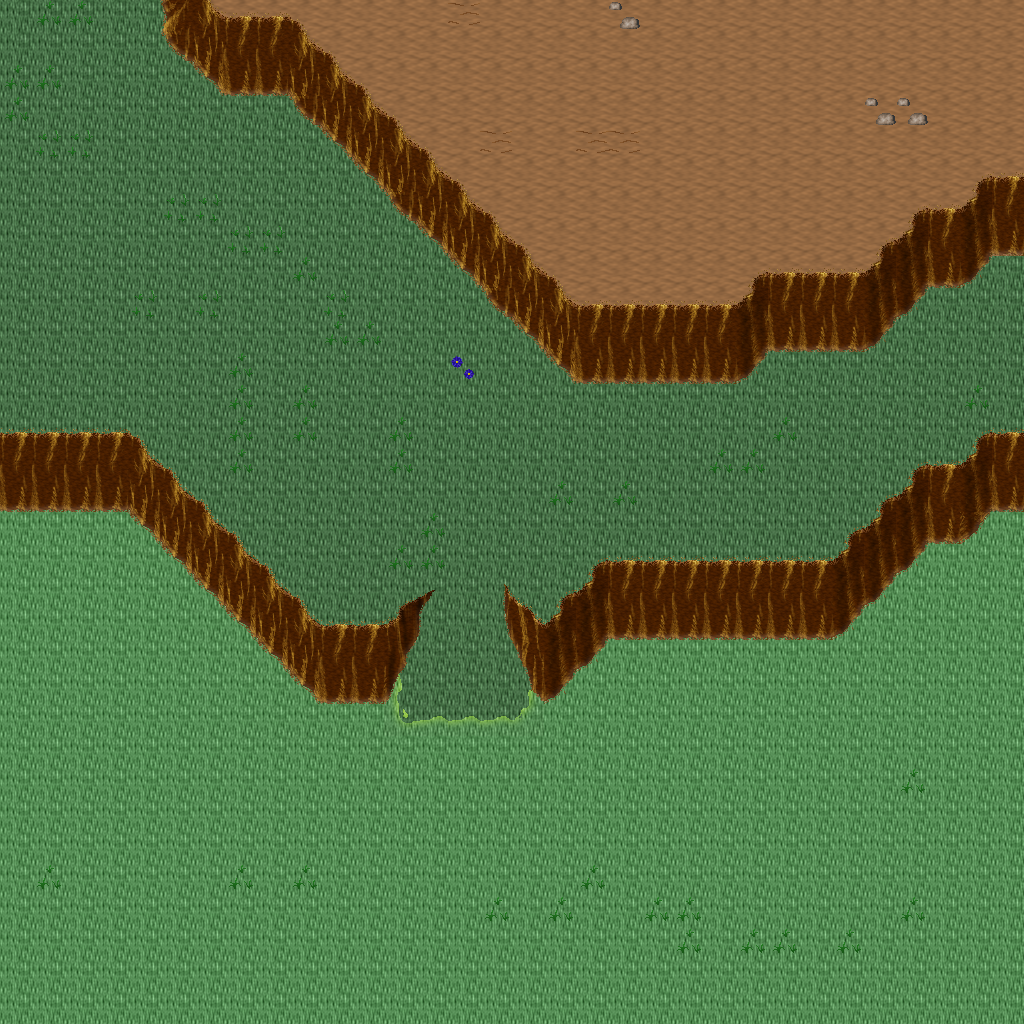

Tiled map render using the project's own tile images. Description and the map definition, with tile-layer contents summarised, below:
An orthogonal 32x32 tile map with 32x32 px tiles, 5 tile layers (Ground, Objects, Objects2, Above, ...), 1 hidden layer not drawn, 31 tilesets.

<map version="1.10" tiledversion="1.11.0" orientation="orthogonal" renderorder="right-down" width="32" height="32" tilewidth="32" tileheight="32" infinite="0" nextlayerid="11" nextobjectid="1">
 <tileset firstgid="1" name="ground_ground" tilewidth="32" tileheight="32" tilecount="33" columns="3">
  <image source="../drawable/ground_ground.png" width="96" height="352" />
 </tileset>
 <tileset firstgid="34" name="ground_ice_ice" tilewidth="32" tileheight="32" tilecount="3" columns="3">
  <image source="../drawable/ground_ice_ice.png" width="96" height="32" />
 </tileset>
 <tileset firstgid="37" name="plant_grasses" tilewidth="32" tileheight="32" tilecount="6" columns="3">
  <image source="../drawable/plant_grasses.png" width="96" height="64" />
 </tileset>
 <tileset firstgid="43" name="plant_flower_daisy_white" tilewidth="32" tileheight="32" tilecount="8" columns="2">
  <image source="../drawable/plant_flower_daisy_white.png" width="64" height="128" />
 </tileset>
 <tileset firstgid="51" name="plant_flower_daisy_blue" tilewidth="32" tileheight="32" tilecount="8" columns="2">
  <image source="../drawable/plant_flower_daisy_blue.png" width="64" height="128" />
 </tileset>
 <tileset firstgid="59" name="ground_ridge_earth_dark" tilewidth="32" tileheight="32" tilecount="96" columns="12">
  <image source="../drawable/ground_ridge_earth_dark.png" width="384" height="256" />
 </tileset>
 <tileset firstgid="155" name="ground_rock_pebbles" tilewidth="32" tileheight="32" tilecount="3" columns="1">
  <image source="../drawable/ground_rock_pebbles.png" width="32" height="96" />
 </tileset>
 <tileset firstgid="158" name="ground_grass_edges" tilewidth="32" tileheight="32" tilecount="36" columns="12">
  <image source="../drawable/ground_grass_edges.png" width="384" height="96" />
 </tileset>
 <tileset firstgid="194" name="plant_bush_bushes" tilewidth="32" tileheight="32" tilecount="10" columns="5">
  <image source="../drawable/plant_bush_bushes.png" width="160" height="64" />
 </tileset>
 <tileset firstgid="204" name="plant_stump_stump_purple" tilewidth="32" tileheight="32" tilecount="4" columns="2">
  <image source="../drawable/plant_stump_stump_purple.png" width="64" height="64" />
 </tileset>
 <tileset firstgid="208" name="building_wall_stone" tilewidth="32" tileheight="32" tilecount="12" columns="3">
  <image source="../drawable/building_wall_stone.png" width="96" height="128" />
 </tileset>
 <tileset firstgid="220" name="ground_ridge_ice_2" tilewidth="32" tileheight="32" tilecount="42" columns="7">
  <image source="../drawable/ground_ridge_ice_2.png" width="224" height="192" />
 </tileset>
 <tileset firstgid="262" name="plant_tree_tree_green" tilewidth="32" tileheight="32" tilecount="88" columns="8">
  <image source="../drawable/plant_tree_tree_green.png" width="256" height="352" />
 </tileset>
 <tileset firstgid="350" name="building_window_window_long" tilewidth="32" tileheight="32" tilecount="3" columns="3">
  <image source="../drawable/building_window_window_long.png" width="96" height="32" />
 </tileset>
 <tileset firstgid="353" name="building_window_window_right" tilewidth="32" tileheight="32" tilecount="2" columns="2">
  <image source="../drawable/building_window_window_right.png" width="64" height="32" />
 </tileset>
 <tileset firstgid="355" name="building_door_door_n" tilewidth="32" tileheight="32" tilecount="6" columns="3">
  <image source="../drawable/building_door_door_n.png" width="96" height="64" />
 </tileset>
 <tileset firstgid="361" name="building_door_closed_with_key" tilewidth="32" tileheight="32" tilecount="1" columns="1">
  <image source="../drawable/building_door_closed_with_key.png" width="32" height="32" />
 </tileset>
 <tileset firstgid="362" name="ground_ladder_horizontal_dark" tilewidth="32" tileheight="32" tilecount="3" columns="1">
  <image source="../drawable/ground_ladder_horizontal_dark.png" width="32" height="96" />
 </tileset>
 <tileset firstgid="365" name="ground_ladder_vertical_dark" tilewidth="32" tileheight="32" tilecount="3" columns="3">
  <image source="../drawable/ground_ladder_vertical_dark.png" width="96" height="32" />
 </tileset>
 <tileset firstgid="368" name="building_roof_yellow" tilewidth="32" tileheight="32" tilecount="20" columns="5">
  <image source="../drawable/building_roof_yellow.png" width="160" height="128" />
 </tileset>
 <tileset firstgid="388" name="logic_creature_gnome" tilewidth="32" tileheight="32" tilecount="6" columns="6">
  <image source="../drawable/logic_creature_gnome.png" width="192" height="32" />
 </tileset>
 <tileset firstgid="394" name="logic_creature_orc" tilewidth="32" tileheight="32" tilecount="6" columns="6">
  <image source="../drawable/logic_creature_orc.png" width="192" height="32" />
 </tileset>
 <tileset firstgid="400" name="logic_portal" tilewidth="32" tileheight="32" tilecount="24" columns="8">
  <image source="../drawable/logic_portal.png" width="256" height="96" />
 </tileset>
 <tileset firstgid="424" name="logic_creature_animal" tilewidth="32" tileheight="32" tilecount="32" columns="8">
  <image source="../drawable/logic_creature_animal.png" width="256" height="128" />
 </tileset>
 <tileset firstgid="456" name="logic_collision" tilewidth="32" tileheight="32" tilecount="1" columns="1">
  <image source="../drawable/logic_collision.png" width="32" height="32" />
 </tileset>
 <tileset firstgid="457" name="item_blood_nsew_stains" tilewidth="32" tileheight="32" tilecount="4" columns="2">
  <image source="../drawable/item_blood_nsew_stains.png" width="64" height="64" />
 </tileset>
 <tileset firstgid="461" name="item_blood_floor_stain" tilewidth="32" tileheight="32" tilecount="1" columns="1">
  <image source="../drawable/item_blood_floor_stain.png" width="32" height="32" />
 </tileset>
 <tileset firstgid="462" name="ground_blue_paving" tilewidth="32" tileheight="32" tilecount="2" columns="1">
  <image source="../drawable/ground_blue_paving.png" width="32" height="64" />
 </tileset>
 <tileset firstgid="464" name="ground_green_paving" tilewidth="32" tileheight="32" tilecount="18" columns="3">
  <image source="../drawable/ground_green_paving.png" width="96" height="192" />
 </tileset>
 <tileset firstgid="482" name="logic_protection" tilewidth="32" tileheight="32" tilecount="2" columns="2">
  <image source="../drawable/logic_protection.png" width="64" height="32" />
 </tileset>
 <tileset firstgid="484" name="logic_creature_fowl" tilewidth="32" tileheight="32" tilecount="6" columns="6">
  <image source="../drawable/logic_creature_fowl.png" width="192" height="32" />
 </tileset>
 <layer id="1" name="Ground" width="32" height="32">
  <data>[1024 cells, 1024 non-empty, 3 distinct tile ids]</data>
 </layer>
 <layer id="2" name="Objects" width="32" height="32">
  <data>[1024 cells, 259 non-empty, 34 distinct tile ids]</data>
 </layer>
 <layer id="3" name="Objects2" width="32" height="32">
  <data>[1024 cells, 2 non-empty, 2 distinct tile ids]</data>
 </layer>
 <layer id="4" name="Above" width="32" height="32">
  <data>[1024 cells, 0 non-empty, 0 distinct tile ids]</data>
 </layer>
 <layer id="5" name="Above2" width="32" height="32">
  <data>[1024 cells, 0 non-empty, 0 distinct tile ids]</data>
 </layer>
 <layer id="6" name="Walkable" width="32" height="32" visible="0">
  <data>[1024 cells, 170 non-empty, 1 distinct tile ids]</data>
 </layer>
 <objectgroup id="7" name="Mapevents" />
 <objectgroup id="8" name="Spawn" />
 <objectgroup id="9" name="Keys" />
 <objectgroup id="10" name="Replace" />
</map>
